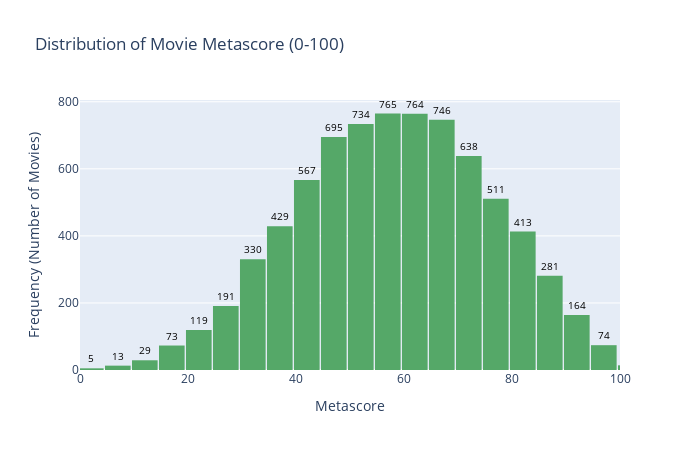

The code cell stored with this chart in its notebook:
### Code cell
import pandas as pd
import plotly.express as px

FILE_NAME = 'archive\\imdb-movies-dataset.csv'

# --- 1. Đọc Dữ liệu ---
try:
    df = pd.read_csv(FILE_NAME)
except FileNotFoundError:
    print(f"Lỗi: Không tìm thấy file '{FILE_NAME}'. Vui lòng kiểm tra lại đường dẫn.")
    exit()

# --- 2. Tiền xử lý Metascore ---
# Đảm bảo cột Metascore là số (nếu có chuỗi 'N/A' hoặc ký tự khác)
df['Metascore'] = pd.to_numeric(df['Metascore'], errors='coerce') 

# Lọc bỏ các giá trị NaN trong cột Metascore
df_clean_metascore = df.dropna(subset=['Metascore'])

# --- 3. Trực quan hóa với Plotly (Histogram) ---

# Tạo biểu đồ Histogram (Biểu đồ Cột) cho Metascore
fig_metascore = px.histogram(
    df_clean_metascore, 
    x='Metascore', 
    nbins=20, # Chia thành 20 cột (mỗi cột 5 điểm, ví dụ 50-55, 55-60)
    title='Distribution of Movie Metascore (0-100) ',
    labels={'Metascore': 'Metascore (Professional Review)', 'count': 'Frequency (Number of Movies)'},
    color_discrete_sequence=['#55A868'], # Màu xanh lá cây
    text_auto=True # Hiển thị số liệu trên thanh bar
)

# Cải thiện giao diện
fig_metascore.update_layout(
    xaxis_title='Metascore',
    yaxis_title='Frequency (Number of Movies)',
    bargap=0.05, 
    xaxis_range=[0, 100], # Giới hạn trục X từ 0 đến 100
    width=700,  # Chiều rộng hợp lý
    height=450
)

# Tùy chỉnh vị trí và định dạng của Data Labels 
fig_metascore.update_traces(
    textposition='outside', 
    textfont=dict(size=10, color='black') 
)

fig_metascore.show()

### Figure 1 — Plotly figure (JSON) as saved in the notebook; plotly's stock layout.template omitted (floating-point values rounded to 4 significant figures; data arrays with more than 128 entries replaced by an {"elided": "..."} marker saying what was removed)
{"data": [{"bingroup": "x", "hovertemplate": "Metascore (Professional Review)=%{x}<br>count=%{y}<extra></extra>", "legendgroup": "", "marker": {"color": "#55A868", "pattern": {"shape": ""}}, "name": "", "nbinsx": 20, "orientation": "v", "showlegend": false, "textfont": {"color": "black", "size": 10}, "textposition": "outside", "texttemplate": "%{value}", "type": "histogram", "x": {"elided": "7555 float values"}, "xaxis": "x", "yaxis": "y"}], "layout": {"bargap": 0.05, "barmode": "relative", "height": 450, "legend": {"tracegroupgap": 0}, "title": {"text": "Distribution of Movie Metascore (0-100) "}, "width": 700, "xaxis": {"anchor": "y", "domain": [0, 1], "range": [0, 100], "title": {"text": "Metascore"}}, "yaxis": {"anchor": "x", "domain": [0, 1], "title": {"text": "Frequency (Number of Movies)"}}}}
